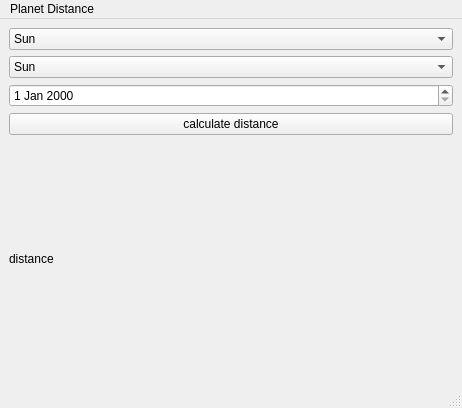
<?xml version="1.0" encoding="UTF-8"?>
<ui version="4.0">
 <class>MainWindow</class>
 <widget class="QMainWindow" name="MainWindow">
  <property name="geometry">
   <rect>
    <x>0</x>
    <y>0</y>
    <width>462</width>
    <height>408</height>
   </rect>
  </property>
  <property name="windowTitle">
   <string>MainWindow</string>
  </property>
  <widget class="QWidget" name="centralwidget">
   <layout class="QVBoxLayout" name="verticalLayout">
    <item>
     <widget class="QComboBox" name="comboBox">
      <item>
       <property name="text">
        <string>Sun</string>
       </property>
      </item>
      <item>
       <property name="text">
        <string>Mercury</string>
       </property>
      </item>
      <item>
       <property name="text">
        <string>Venus</string>
       </property>
      </item>
      <item>
       <property name="text">
        <string>Earth</string>
       </property>
      </item>
      <item>
       <property name="text">
        <string>Mars</string>
       </property>
      </item>
      <item>
       <property name="text">
        <string>Jupiter</string>
       </property>
      </item>
      <item>
       <property name="text">
        <string>Saturn</string>
       </property>
      </item>
      <item>
       <property name="text">
        <string>Uranus</string>
       </property>
      </item>
      <item>
       <property name="text">
        <string>Neptune</string>
       </property>
      </item>
     </widget>
    </item>
    <item>
     <widget class="QComboBox" name="comboBox_2">
      <item>
       <property name="text">
        <string>Sun</string>
       </property>
      </item>
      <item>
       <property name="text">
        <string>Mercury</string>
       </property>
      </item>
      <item>
       <property name="text">
        <string>Venus</string>
       </property>
      </item>
      <item>
       <property name="text">
        <string>Earth</string>
       </property>
      </item>
      <item>
       <property name="text">
        <string>Mars</string>
       </property>
      </item>
      <item>
       <property name="text">
        <string>Jupiter</string>
       </property>
      </item>
      <item>
       <property name="text">
        <string>Saturn</string>
       </property>
      </item>
      <item>
       <property name="text">
        <string>Uranus</string>
       </property>
      </item>
      <item>
       <property name="text">
        <string>Neptune</string>
       </property>
      </item>
     </widget>
    </item>
    <item>
     <widget class="QDateEdit" name="dateEdit"/>
    </item>
    <item>
     <widget class="QPushButton" name="pushButton">
      <property name="text">
       <string>calculate distance</string>
      </property>
     </widget>
    </item>
    <item>
     <widget class="QLabel" name="label">
      <property name="text">
       <string>distance</string>
      </property>
     </widget>
    </item>
   </layout>
  </widget>
  <widget class="QMenuBar" name="menubar">
   <property name="geometry">
    <rect>
     <x>0</x>
     <y>0</y>
     <width>462</width>
     <height>22</height>
    </rect>
   </property>
   <widget class="QMenu" name="menuPlanet_Distance">
    <property name="title">
     <string>Planet Distance</string>
    </property>
   </widget>
   <addaction name="menuPlanet_Distance"/>
  </widget>
  <widget class="QStatusBar" name="statusbar"/>
 </widget>
 <resources/>
 <connections/>
</ui>
